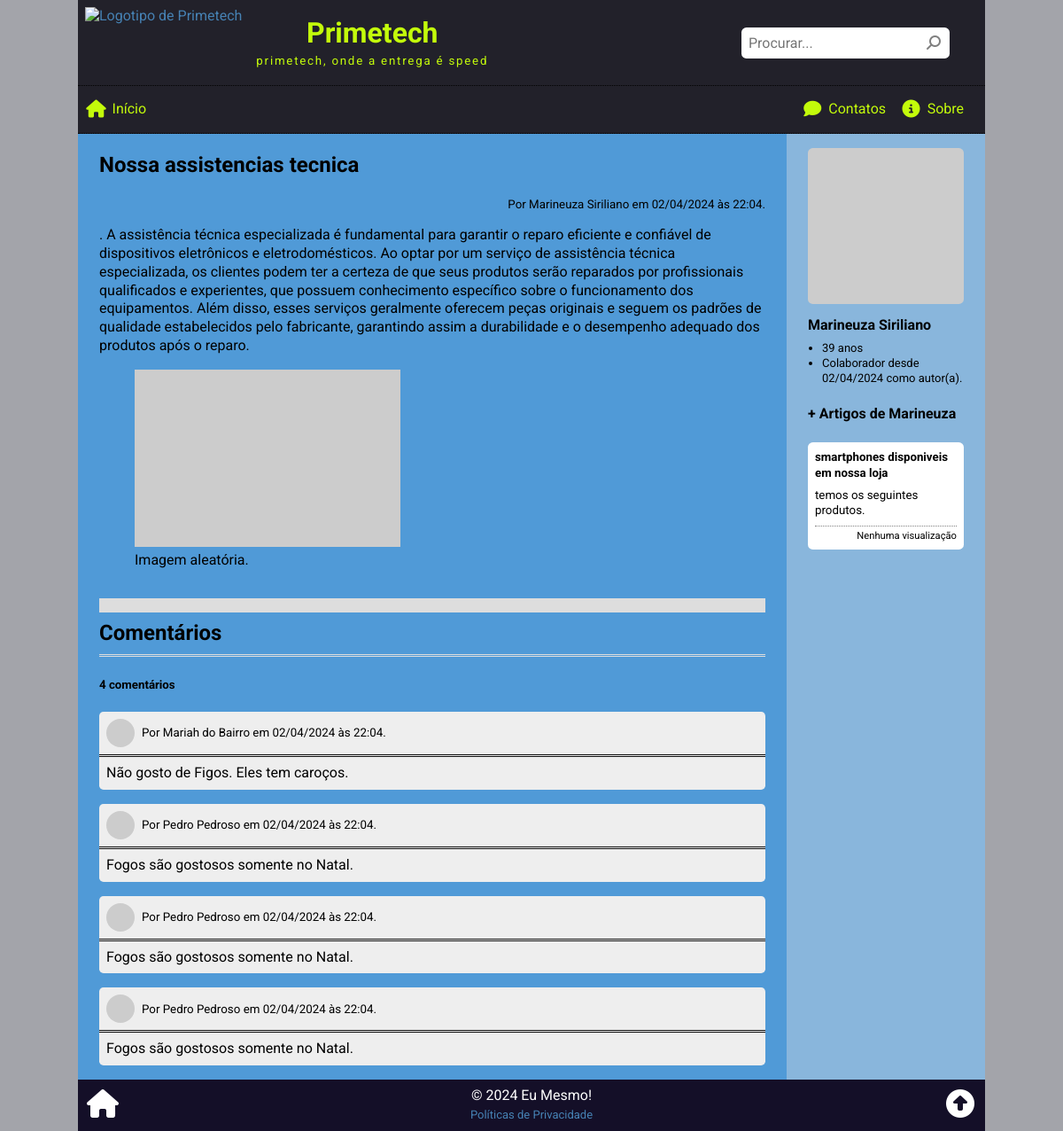
Before: /view.php?id=1 with the older database file.
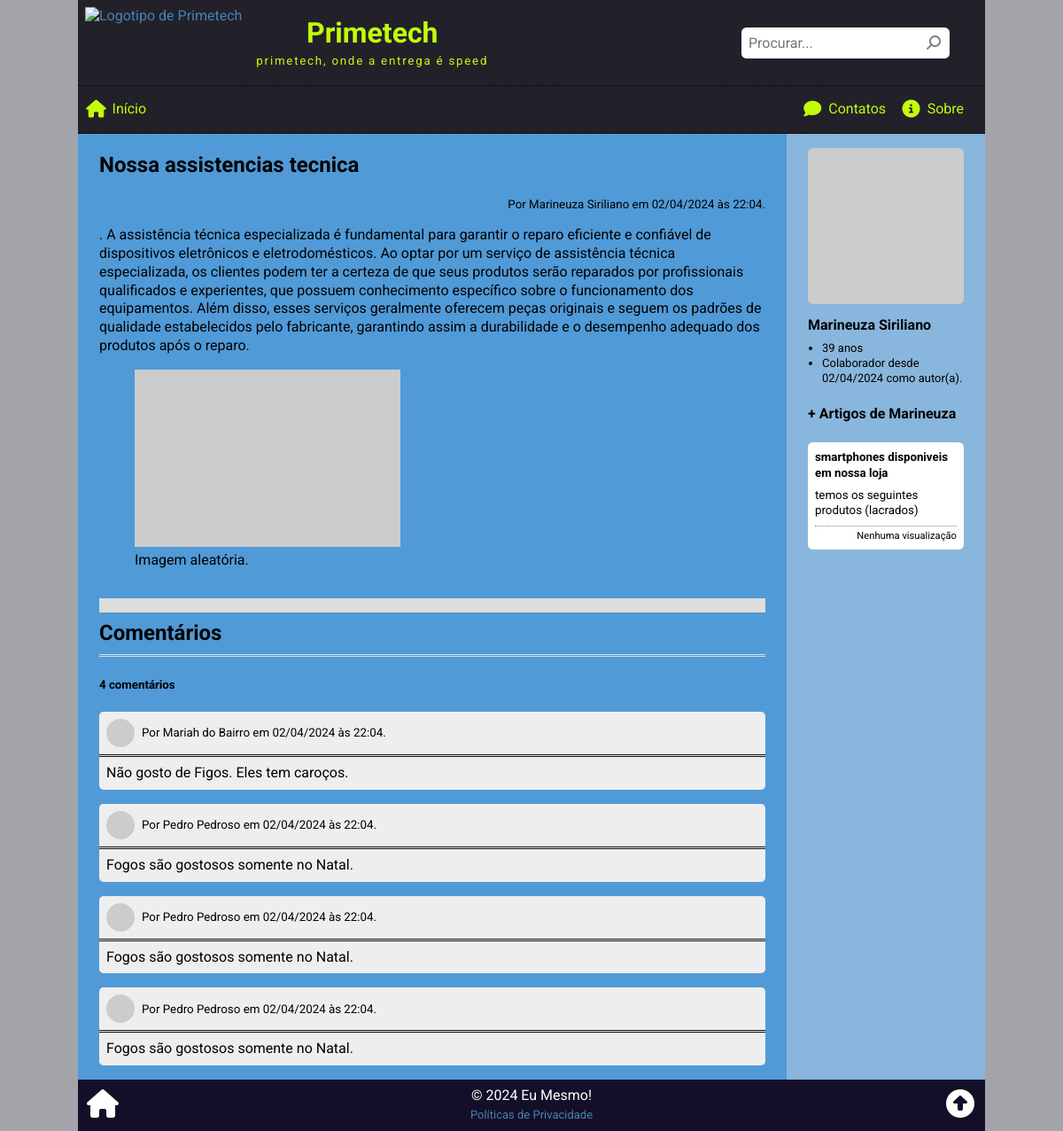
After: the same page with the newer database file.
### tables this page shows
CREATE TABLE article (
    art_id INT PRIMARY KEY AUTO_INCREMENT,
    art_date TIMESTAMP DEFAULT CURRENT_TIMESTAMP,
    art_thumbnail VARCHAR(255),
    art_title VARCHAR(127),
    art_summary VARCHAR(255),
    art_author INT,
    art_content TEXT,
    art_views INT DEFAULT '0',
    art_status ENUM('on', 'off', 'del') DEFAULT 'on',
    FOREIGN KEY (art_author) REFERENCES employee(emp_id)
);

### view.php (the view, shortened to what this page needs)
<?php
require("_global.php");
$id = isset($_GET['id']) ? intval($_GET['id']) : 0;
$sql = <<<SQL
SELECT
 	-- Obtém os campos de article necessários
 	art_id, art_title, art_content,
    -- Obtém a data formatada para o pseudo-campo art_datebr
    -- Referência: https://www.w3schools.com/sql/func_mysql_date_format.asp
    DATE_FORMAT(art_date, "%d/%m/%Y às %H:%i") AS art_datebr,
    -- Obtém os campos de employee necessários
    emp_id, emp_photo, emp_name, emp_type,
    -- Obtém a data formatada de cadastro do emplyee para o pseudo-campo emp_datebr
    DATE_FORMAT(emp_date, "%d/%m/%Y") AS emp_datebr,
    -- Obtém a idade do employee em anos
    -- Referências: https://www.w3schools.com/sql/func_mysql_timediff.asp
    TIMESTAMPDIFF(YEAR, emp_birth, CURDATE()) AS emp_age
-- Tabela original
FROM `article`
-- Faz a junção das tabelas 'article' e 'employee'
INNER JOIN `employee` ON art_author = emp_id
-- Regras para obter os dados
WHERE art_id = '{$id}'
	-- A data deve ser menor ou igual a agora
    -- Não obtém artigos agendados para o futuro
	AND art_date <= NOW()
    -- O artigo deve estar online
    AND art_status = 'on';
SQL;
$res = $conn->query($sql);
$art = $res->fetch_assoc();
$article = <<<ART
<div class="article">
    <h2>{$art['art_title']}</h2>
    <small class="authordate">Por {$art['emp_name']} em {$art['art_datebr']}.</small>
    <div>{$art['art_content']}</div>
</div>
ART;
$sql = <<<SQL
UPDATE article
    SET art_views = art_views + 1
WHERE art_id = '{$id}';
SQL;
$conn->query($sql);
switch ($art['emp_type']) {
    case 'author':
        $emp_type = 'autor(a)';
        break;
};
$aside_author = <<<HTML
<div class="aside-author">
    <img src="{$art['emp_photo']}" alt="{$art['emp_name']}">
    <h4>{$art['emp_name']}</h4>
    <ul>
        <li>{$art['emp_age']} anos</li>
        <li>Colaborador desde {$art['emp_datebr']} como {$emp_type}.</li>
    </ul>
</div>
HTML;
$sql = <<<SQL
-- Seleciona
SELECT
	-- os campos necessários
	art_id, art_title, art_summary, art_views
-- da tabela 'article'
FROM `article`
-- quando
WHERE
	-- o id do author é este
	art_author = '{$art['emp_id']}'
    -- não pegar o artigo atual
    AND art_id != '{$art['art_id']}'
    -- data atual ou no passado
    AND art_date <= NOW()
    -- status online
    AND art_status = 'on'
-- ordenados de forma aleatória
-- Referências: https://w3schools.com/sql/func_mysql_rand.asp
ORDER BY RAND()
-- limitado ao máximo de 3 registros
LIMIT 3;
SQL;
$res = $conn->query($sql);
$afn = explode(' ', $art['emp_name'])[0];
$aside_articles = <<<HTML
    <div class="aside_block">
        <h4>+ Artigos de {$afn}</h4>
HTML;
while ($aart = $res->fetch_assoc()) :
    if ($aart['art_views'] == 0) $art_views = "Nenhuma visualização";
    elseif ($aart['art_views'] == 1) $art_views = "1 visualização";
    else $art_views = "{$aart['art_views']} visualizações";
    $aside_articles .= <<<HTML
<div onclick="location.href = 'view.php?id={$aart['art_id']}'">
    <h5>{$aart['art_title']}</h5>
    <small title="{$aart['art_summary']}">{$aart['art_summary']}</small>
    <small class="footer">{$art_views}</small>
</div>
HTML;
endwhile;
$aside_articles .= '</div>';
require('_header.php');
?>
<article>
    <?php
    echo $article;
    require('widgets/_comments.php');
    ?>
</article>
<aside>
    <?php
    echo $aside_author;
    echo $aside_articles;
    ?>
</aside>
<?php
require('_footer.php');
?>

Changed rows visible on the page:
changed article "smartphones disponiveis em nossa loja": art_summary "temos os seguintes produtos." → "temos os seguintes produtos (lacrados)"
